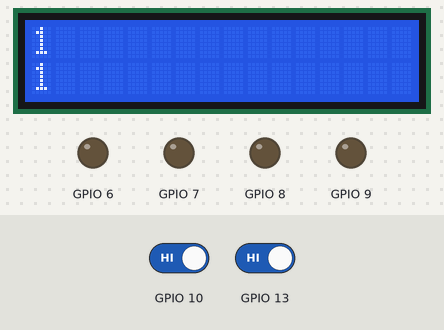
Simulated run of this sketch. Board: ESP8266 (NodeMCU). Shown: 16×2 character LCD, output pins drawn as LEDs (lit = HIGH). The test bench sets the inputs (shaded band); at power-on: GPIO 10 HIGH, GPIO 13 HIGH.

Above: at 1.2 s.
1.3 s: GPIO 10 driven LOW
At 1.46 s:
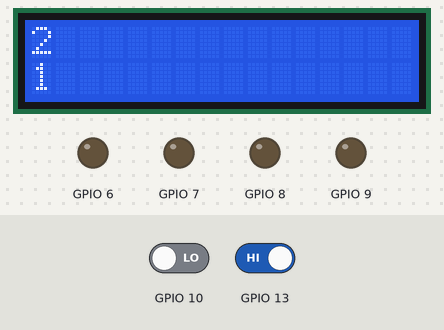
2.8 s: GPIO 13 driven LOW
At 2.99 s:
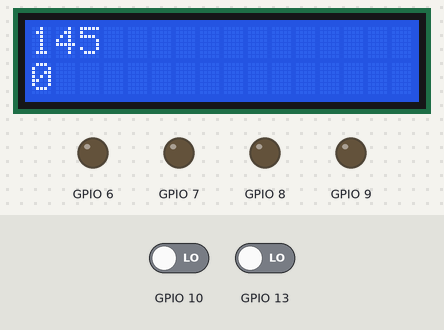
4.3 s: GPIO 10 driven HIGH
At 4.3 s:
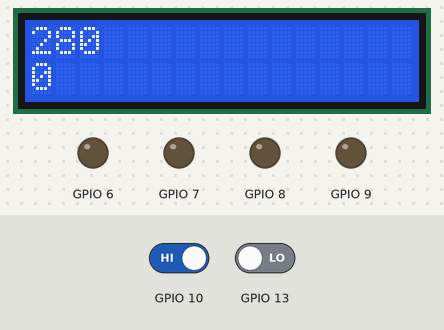
5.8 s: GPIO 13 driven HIGH
At 6.8 s:
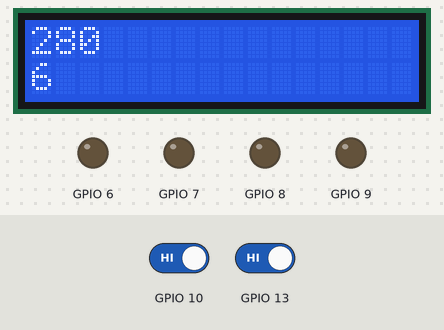
7.5 s: GPIO 10 driven LOW
At 7.65 s:
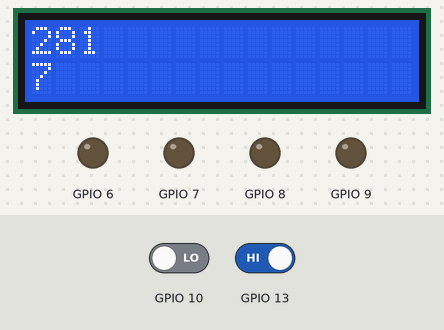
9.0 s: GPIO 13 driven LOW
At 9.16 s:
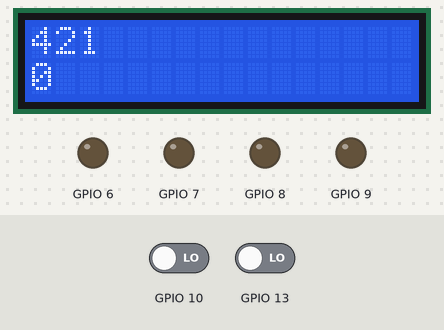
Timing chart, 0 to 11.5 s (numbered marks = the images above; inputs shaded):
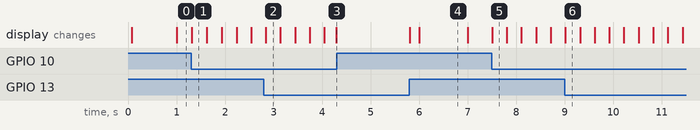

The sketch:

lcdtry.ino
```cpp
#include<LiquidCrystal.h>
LiquidCrystal lcd(12,11,5,4,3,2);
int t,starts,counter=0;int timeset;int minutes=1;
void setup() {
  lcd.begin(16,2);
  lcd.clear();
  lcd.setCursor(0,0);

pinMode(9,OUTPUT);
pinMode(6,OUTPUT);
pinMode(7,OUTPUT);
pinMode(8,OUTPUT);
pinMode(10,INPUT);
pinMode(13,INPUT);
  }

void loop() {

  delay(10);
  t=millis()/1000;
  starts=digitalRead(13);
  if(starts==0)
  t=0;
  timeset=digitalRead(10);
  if(timeset==0)
  minutes++;

  if(t==minutes*60)
  {
    digitalWrite(6,1);
  digitalWrite(7,0);
  }

  lcd.setCursor(0,0);
  lcd.print(minutes);
  lcd.setCursor(0,1);
  lcd.print(t);


}
```

Measured:
- after the input at 1.3 s, the display: changes at once (image 1)
- after the input at 4.3 s, every drawn part: stays the same
- after the input at 5.8 s, the display: first changes at once (image 4 shows a later state)
- after the input at 7.5 s, the display: changes at once (image 5)
- what the display in image 4 shows lasts 1.0 s, from 6.0 s to 7.0 s
